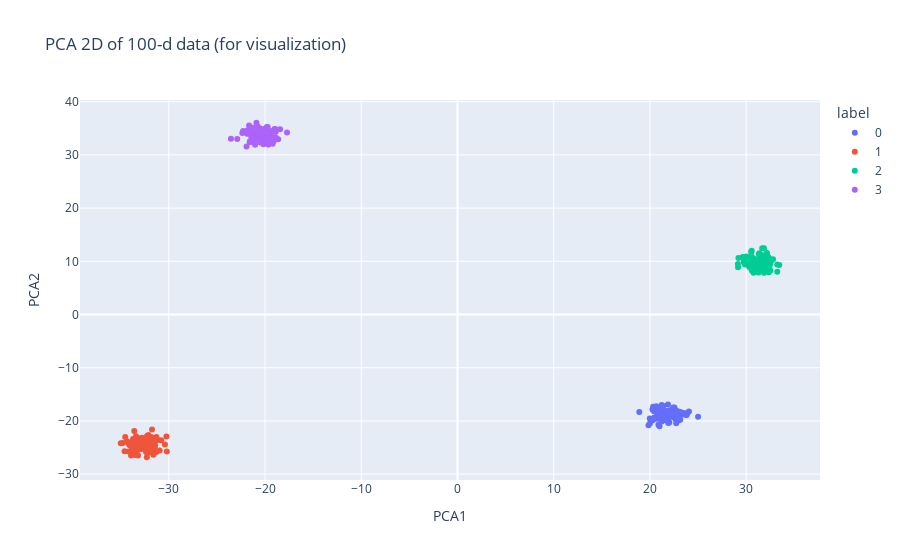

The code cell stored with this chart in its notebook:
### Markdown cell above
# UMAP 降维示例
本示例生成带有标签的100维合成向量，首先使用PCA投影到2D进行可视化（代表原始100D数据的粗略2D视图），然后使用UMAP降维到3维，并使用3D散点图进行可视化。

所需库：numpy, scikit-learn, umap-learn, plotly, pandas。如果环境中缺少，请在笔记本中安装它们。

### Code cell
# 如果你需要安装依赖，请取消下一行注释并运行（在 Jupyter 中）：
# !pip install numpy scikit-learn umap-learn plotly pandas

import numpy as np
import pandas as pd
from sklearn.decomposition import PCA
from umap import UMAP
import plotly.express as px
import matplotlib.pyplot as plt

# 生成合成数据：100 维，2 个簇，每簇 100 个样本（共 200）
rng = np.random.RandomState(42)
n_clusters = 2
n_per_cluster = 100
n_samples = n_clusters * n_per_cluster # 200
n_features = 100
centers = rng.normal(scale=5.0, size=(n_clusters, n_features))  # 2 个中心
X = np.zeros((n_samples, n_features))
y = np.zeros(n_samples, dtype=int)
for i in range(n_clusters):
    start = i * n_per_cluster
    end = start + n_per_cluster
    X[start:end] = centers[i] + rng.normal(scale=1.0, size=(n_per_cluster, n_features))
    y[start:end] = i

print('X shape:', X.shape, 'labels shape:', y.shape)

# 使用 PCA 将 100 维投影到 2D 用作“原始空间的可视化”
pca = PCA(n_components=2, random_state=42)
X_pca2 = pca.fit_transform(X)
df_pca = pd.DataFrame(X_pca2, columns=['PCA1','PCA2'])
df_pca['label'] = y.astype(str)

fig = px.scatter(df_pca, x='PCA1', y='PCA2', color='label', title='PCA 2D of 100-d data (for visualization)')
fig.show()

# 也用 matplotlib 简单显示（可选）
plt.figure(figsize=(6,5))
scatter = plt.scatter(X_pca2[:,0], X_pca2[:,1], c=y, cmap='tab10', s=12)
plt.xlabel('PCA1')
plt.ylabel('PCA2')
plt.title('PCA 2D (matplotlib)')
plt.show()
